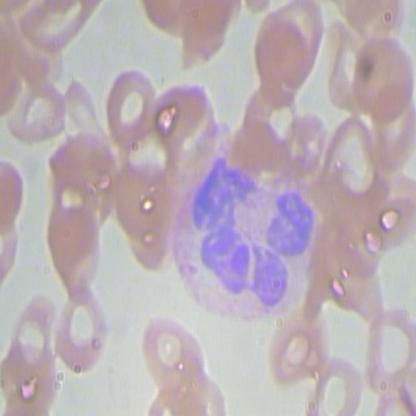
#> input picture Mini1_e1/data_mp1/BCCD/valid/BloodImage_00000_jpg.rf.cf90db4f6c7327631ae0d822bab81d5f.jpg, 416 x 416 px
$ jupyter execute --allow-errors 'Entrega 1.ipynb'
#> lines starting #> are read from the running program, lines starting #| are printed output that depends on the picture; after the words box and inside, x2 and y2 are one past the last pixel; in counts of white or black regions, pixels touching at a corner belong together
# Miniproyecto 1: Detección de globulos blancos

## Entrega 1:
En todo proyecto en el campo de visión por computador una de las partes mas importantes es conocer los datos con los cuales se va a trabajar a lo largo de este. En terminos generales las bases de datos contienen todos los datos necesarios para poder solucionar la tarea segun dicho marco experimental. En esta primera entrega haremos la exploración de la base de datos, desde la apertura y lectura de las anotaciones como la apertura de imagenes. Para esto realizaremos 3 procesos, importación de archivos, revision de estadisticas y visualización de imagenes.

### Parte 1: Importación de archivos
La primera parte para poder explorar los archivos es tener la capacidad de importarlos, por esto haremos la importación de los diferentes archivos y datos que usarán en este miniproyecto. Esto es necesario para acceder a ellos, procesarlos y manejarlos de forma correcta para así poder realizar el procedimiento adecuadamente.

#### 1.1 Importación de imágenes
Aprender a hacer de forma efectiva la importación de imagenes es una parte fundamental, en especial cuando manejamos grandes bases de datos. Por esto, necesitamos aprender a realizarlo de forma automatica por lo que debemos estar en capacidad de obtener todos los nombres de las imagenes y así poder abrirlas de forma iterativa. Una librería que permite hacer estos procedimientos es glob(https://docs.python.org/es/3/library/glob.html) la cual dado cierto formato permite abrir todos los archivos que cumplan con esas restricciones.
> **Consejo**: Para una explicación mas detallada de este procedimiento y como usar glob pueden referirse al laboratorio 0.

Ahora bien, para abrir las imagenes inicialmente vamos a realizar el procedimiento de obtener las 3 carpetas posibles *train*, *valid* y *test*. Para esto deben completar el contenido de la siguiente celda, manteniendo el nombre de las variables y teniendo en cuenta las consideraciones a continuación:

> - Tengan cuidado de obtener listas vacías, glob no lanza errores al encontrarse con que ningun archivo o carpeta cumple el formato, solo retorna una lista vacía y es uno de los errores mas comunes al usar la librería.
> - Tengan cuidado al usar glob de no retornar una misma lista en dos ocasiones.
> - Recuerden mantener los nombres de las variables de las listas es importante siempre mantener la misma notación en especial cuando todas son del mismo tipo y tienen una forma similar.

[cell 1]
import glob
import os
import numpy as np
list_train = '' # variable que tendrá la lista de las imagenes de la carpeta de train
list_val = '' # variable que tendrá la lista de las imagenes de la carpeta de val
list_test = '' # variable que tendrá la lista de las imagenes de la carpeta de test
# YOUR CODE HERE

list_train = glob.glob(os.path.join(".","data_mp1","BCCD","train","*.jpg"))
list_val = glob.glob(os.path.join(".","data_mp1","BCCD","valid","*.jpg"))
list_test = glob.glob(os.path.join(".","data_mp1","BCCD","test","*.jpg"))

[cell 2]
# pruebas basicas de funcionamiento correcto de la función
assert(len(list_train)!=0), 'Su lista esta vacia'
assert(len(list_val)!=0), 'Su lista esta vacia'
assert(len(list_test)!=0), 'Su lista esta vacia'

[cell 3]
import numpy as np
#> (the rest of this cell did not finish here and is left out)

#> (a cell that did not finish here is left out)

Ahora que ya tenemos las rutas de todas las imagenes almacenadas en los 3 arreglos es importante poder abrir las imagenes como tal y tener la capacidad de graficarlas. Para este proceso podemos usar unicamente la librería matplotlib tanto para abrir la imagen y graficarla. En este caso vamos a realizar un subplot pequeño con 2 imagenes diferentes de la base de datos en la siguiente celda:

**Consejo**: Para una explicación mas detallada de este procedimiento y como abrir y graficar imagenes con matplotlib pueden referirse al laboratorio 0. Puede usar skimage.io.imread() para leer las imagenes.

> - Tengan cuidado con usar plt.show() es un error muy comun al trabajar en cuadernos de Jupyter ya que sin esto la figura no se mostrará al estar en un archivo de python y en este caso mostrará información extra.
> - Recuerden que una imagen no debe tener ejes ya que estos no aportan información relevante, por esto busquen como poder apagar los ejes.
> - Cuando se realice una imagen con un unico canal deben especificar el mapa de color que se va a usar, el que es correcto para las imagenes, a no ser que contenga algun tipo de información especial es 'gray'.
> - La función imread() recibe como input un path y retorna una matriz.

[cell 5]
import matplotlib.pyplot as plt
from skimage import io

fig, ax = plt.subplots(1,2)
# Usen esta notación para hacer los subplots
# (recuerden que para acceder a cada elemento se puede hacer como si fuera un array: ax[idx])

# YOUR CODE HERE


ax[0].imshow(io.imread(list_val[0]))
ax[1].imshow(io.imread(list_train[1]))
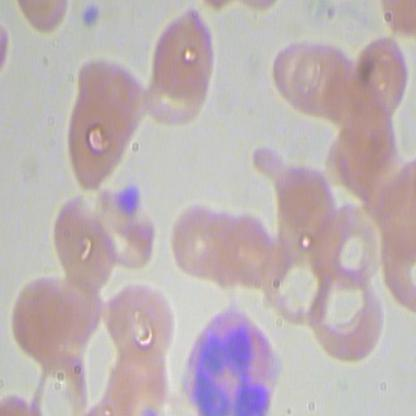
#> input picture MP1/miniproyecto1_entrega1/Mini1_e1/data_mp1/BCCD/train/BloodImage_00139_jpg.rf.92f8b950504fde573693b03193147e85.jpg, 416 x 416 px
ax[0].axis("off")
ax[1].axis("off")
plt.show()
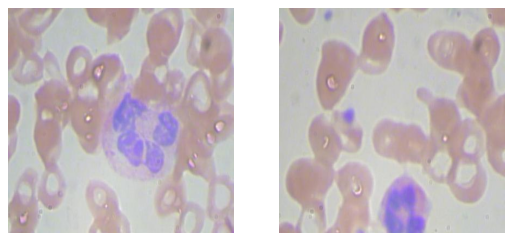
#> figure drawn by matplotlib, 2 panels
#> call 2 of Graficar_bbox, with dict_anotaciones = ''
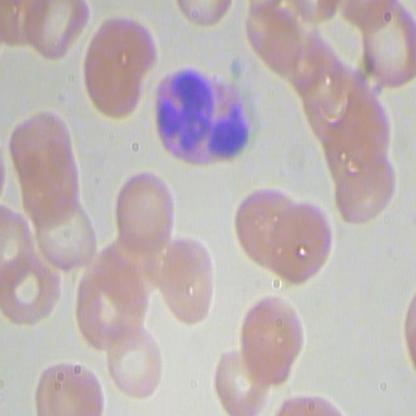
#> input picture MP1/miniproyecto1_entrega1/Mini1_e1/data_mp1/BCCD/train/BloodImage_00114_jpg.rf.d8305a86c519f4af19b9303d6cfa5f95.jpg, 416 x 416 px
#> in Graficar_bbox, image is the input picture: shape (416, 416, 3); mean R, G, B 191.2, 179.9, 181.5

[cell 6]
assert(not ax[1].axison), 'No apago los ejes de la image 1'
assert(not ax[0].axison), 'No apago los ejes de la image 0'

#### 1.2 Importación de anotaciones
Como se habrán dado cuenta las anotaciones están en un formato que probablemente no hayan usado nunca, un archivo *.json*. Estos archivos contienen una gran cantidad de información, tanto de la base de datos como de las imagenes y las anotaciones en si. El primer paso para poder explorarlas es poder hacer la importación de estos archivos y abrir el diccionario que se encuentra en su interior. Para ello use la siguiente celda manteniendo los nombres de las variables (pueden **apoyarse** en el codigo y la explicacion en esta pagina: https://www.geeksforgeeks.org/json-load-in-python/).

> **recomendaciones:** Revisen en primer lugar que tipo de objeto es el archivo que acaban de abrir. Revisen cuales son sus elementos y que contiene cada uno de ellos. Observen que compone cada una de las partes de interés que tiene su archivo.

[cell 7]
import json

dict_train = '' # variable que tendrá el diccionario de las anotaciones de la carpeta de train
dict_val = '' # variable que tendrá el diccionario de las anotaciones de la carpeta de val
dict_test = '' # variable que tendrá el diccionario de las anotaciones de la carpeta de test
# YOUR CODE HERE

#> (the rest of this cell did not finish here and is left out)

#> (a cell that did not finish here is left out)

#> (a cell that did not finish here is left out)

#> (a cell that did not finish here is left out)

## Parte 2: Visualización de imagenes

Como pudieron observar anteriormente y del contexto del problema, estamos tratando una tarea de detección. La intuición inicial sería basarnos en color, ya que los elementos se distinguen por la tinción que tienen en las imagenes. Para esto tenemos que, en primer lugar, poder observar las anotaciones exactamente donde se encuentran respecto a el objeto de interés y, en un segundo momento, hacer una exploración de los diferentes canales de color para así poder escoger el canal o los canales que mejor permitan distinguir el objeto de interes.

### 2.1 Visualización de anotaciones
Inicialmente es importante visualizar las anotaciones, esto se debe a que se está tratando con una tarea visual. Esto nos puede ayudar a ver que tan cercanas son las anotaciones a el objeto, es decir, en este caso, si está sobre el nucleo de la celula o se encuentra al rededor de la celula o incluso un poco mas de espacio al rededor esta. Para este proposito vamos a realizar un subplot de **4 filas por 2 columnas** donde la primera columna contenga las imagenes originales y las versiones anotadas de dichas imagenes.
Recuerden usar ``fig, ax = plt.subplots(n_rows,n_cols)`` para hacerlo, manteneniendo ``ax``.

Primero, cree una función que reciba de input el diccionario de anotaciones y un path de la imagen a plotear. Debe retornar una imagen con la bounding box de la anotación correspondiente.

**Pasos a seguir:**

> - Lea la imagen del path de entrada y guardelo en una variable.

> - El diccionario de anotacion tiene una llave "images" que retorna una lista de diccionarios. Estos diccionarios tienen una llave "file_name" que retorna el nombre de la imagen y una llave "id" que retorna un numero entero. Encuentre el **image_id** que corresponda a la imagen del path de entrada.

> - El diccionario de anotaciones tiene una llave "annotations" que retorna una lista de diccionarios. Busque el diccionario cuya llave "image_id" sea igual al **id** de la imagen de entrada y con la llave "category_id" igual a 3 (la categoria de los globulos blancos).

> - De este ultimo diccionario, use la llave "bbox" para obtener una lista de 4 numeros [X,Y,W,H] donde X,Y son las coordenadas de la esquina superior izquierda de la bounding box y W,H son el tamaño del ancho y alto de la caja.

> - Use la función cv2.rectangle(image, start_point, end_point, (255,0,0), 2) para obtener una imagen con una bounding box dibujada y retornela junto con las coordenadas del bbox. Recuerde que las coordenadas deben ser enteras.

[cell 11]
from skimage import io
import cv2

def Graficar_bbox(dict_anotaciones, path):
    # YOUR CODE HERE
    image= io.imread(path)
    path= path.split("\\")[-1]

    for dict_im in dict_anotaciones["images"]:
        if dict_im['file_name'] == path:
            id_im = dict_im['id']
            break

    for dict_im in dict_anotaciones["annotations"]:
        if dict_im["image_id"]== id_im and dict_im["category_id"]== 3:
            bbox= dict_im["bbox"]
            break

    img_bbox= cv2.rectangle(image,(int(bbox[0]),int(bbox[1])),(int(bbox[0]+bbox[2]),int(bbox[1]+bbox[3])), (255,0,0),2)

    return img_bbox,bbox

[cell 12]
plt.rcParams['figure.figsize'] = [10, 20] # por cuestiones de visualización vamos a alterar este parametro
fig, ax = plt.subplots(4,2)#filas,#columnas
ax[0,0].set_title('Imagen \n sin anotación')
ax[0,1].set_title('Imagen \n con anotación')

# YOUR CODE HERE
#> (the rest of this cell did not finish here and is left out)

[cell 13]
assert(np.shape(ax) == (4,2)), 'EL subplot no es 4,2'
#> (the rest of this cell did not finish here and is left out)

#> (a cell that did not finish here is left out)

### 2.2 Exploración por canales

Ahora que ya hemos visualizado las anotaciones tenemos conocimiento de como lucen estas y exactamente como se relacionan con el objeto, lo cual nos ayudará a realizar el proceso de forma automatica mas preciso. Sin embargo, como saben, la aproximación que vamos a realizar para poder resolver esta tarea es mediante segmentación y esta será basada en la información de color que tenemos disponible. Debido a esto, vamos a usar las 4 imagenes que usamos anteriormente y vamos a realizar un subplot con la siguiente forma:

<div>

</div>

> **consejos**:
> - Recuerden que los subplots deben estar con sus respectivos titulos en cada fila para saber a que pertenece cada imagen.
> - Tengan presente que deben utilizar el mapa de color de grises al presentar una imagen de un solo canal a no ser que se trate de una grafica. Para esto pueden usar el comando ``cmap`` al momento de graficar.
> - Recuerden quitar los ejes de las imagenes.

[cell 15]
plt.rcParams['figure.figsize'] = [10, 10] # por cuestiones de visualización vamos a alterar este parametro
# YOUR CODE HERE
fig, ax = plt.subplots(4,4)#filas,#columnas
ax[0,0].set_title('Imagen \n normal')
ax[0,1].set_title('Imagen \n canal rojo')
ax[0,2].set_title('Imagen \n canal verde')
ax[0,3].set_title('Imagen \n canal azul')
for i in range(4):
    for j in range(4):
        ax[i,j].axis("off")
        if j == 0:
            ax[i,j].imshow(io.imread(list_train[i]))
        else:
            ax[i,j].imshow(io.imread(list_train[i])[:,:,j-1], cmap='gray')

plt.show()
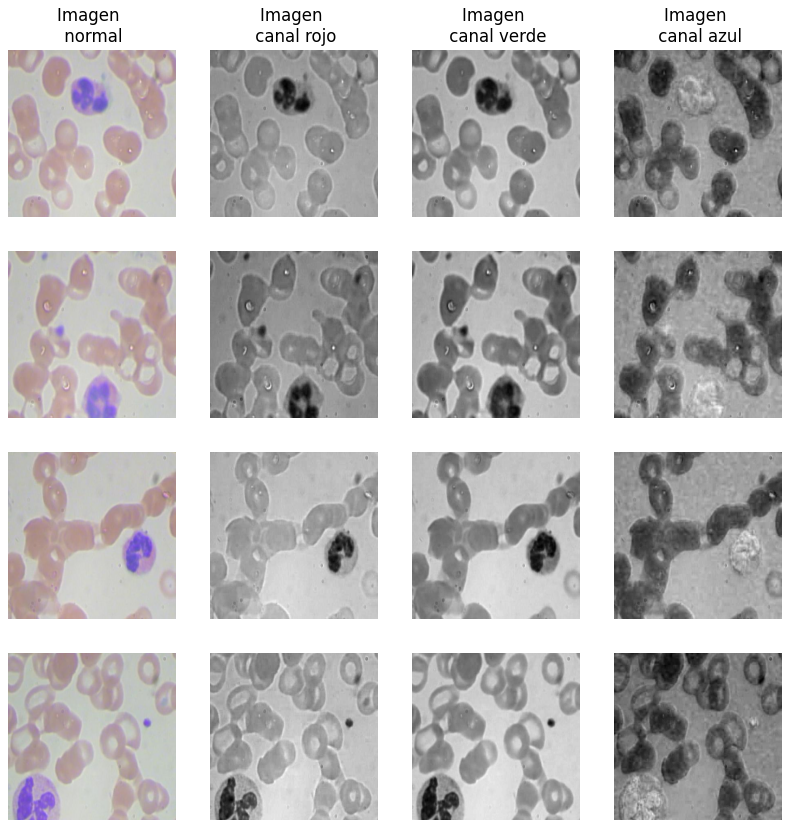
#> figure drawn by matplotlib, 16 panels

[cell 16]
assert(np.shape(ax) == (4,4)), 'El subplot debe ser 4x4'

for i in range(4):
    for j in range(4):
        assert(not ax[i,j].axison), 'Los ejes deben estar apagados'

### 2.3 Umbrales

Como dijimos con anterioridad, usaremos un metodo de segmentación para resolver el problema de detección de globulos blancos. Hagamos una pequeña implementación de la segmentación de globulos basado en color utilizando las intensidades del canal rojo.

Haga un for recorriendo todo el canal rojo. Si la intensidad del pixel es mayor a 170 cambie el pixel por un 0, si es menor o igual cambielo por un 1. Haga este cambio en una nueva matriz de ceros, puede crearla usando np.zeros((x,y)) donde x e y son el tamaño de la matriz. Haga un plot con la imagen original y la segmentación.

[cell 17]
img=io.imread(list_train[0])

[cell 18]
new_im='' #imagen umbralizada

# YOUR CODE HERE
n, m, _ = img.shape
#> n = 416; m = 416
new_im = np.zeros((n, m))

for i in range(n):
    for j in range(m):
        if img[i][j][0] > 170:
            new_im[i][j] = 0 # no es necesario
        else:
            new_im[i][j] = 1
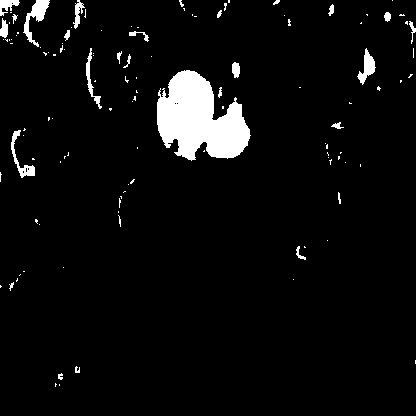
#> new_im: shape (416, 416) float64; values 0 (black) and 1 (white), 4.8% white; 117 white regions (91 under 20 px), largest, box (x1, y1, x2, y2) and area: (157, 70, 251, 161) 5454, (23, 0, 50, 47) 432, (357, 48, 376, 85) 296

fig, ax = plt.subplots(1, 2)#filas,#columnas
ax[0].set_title('Imagen \n normal')
ax[0].axis("off")
ax[0].imshow(img)
ax[1].set_title('Imagen \n segmentada')
ax[1].axis("off")
ax[1].imshow(new_im, cmap='gray')
plt.show()

#> (a cell that did not finish here is left out)

Veamos ahora una manera más sencilla de umbralizar una imagen. Utilice el operador <= 170 para cambiar todos los pixeles menores a 170 por un True y el resto por un False. Plotee el resultado.

[cell 20]
new_im2='' #imagen umbralizada de la segunda forma

# YOUR CODE HERE
new_im2 = img[:,:,0] <= 170

fig, ax = plt.subplots(1, 2)#filas,#columnas
ax[0].set_title('Imagen \n normal')
ax[0].axis("off")
ax[0].imshow(img)
ax[1].set_title('Imagen \n segmentada')
ax[1].axis("off")
ax[1].imshow(new_im2, cmap='gray')
plt.show()
